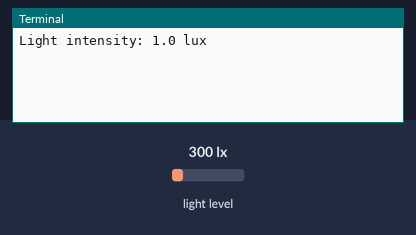
Bench run of a program on a simulated Raspberry Pi (BCM pin numbers). On the bench: the last lines printed to the terminal. Inputs (shaded band) come from the test bench; at power-on: light level 300 lx.

Above: at 1.2 s.
1.3 s: light level set to 40 lx
At 2.9 s:
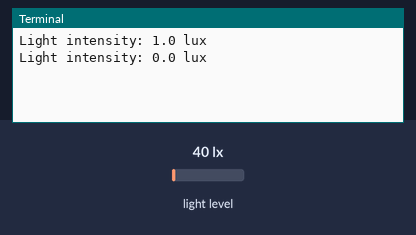
4.0 s: light level set to 500 lx
At 4.6 s:
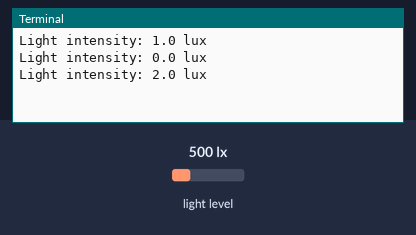
Timing chart, 0 to 7.0 s (numbered marks = the images above; inputs shaded):
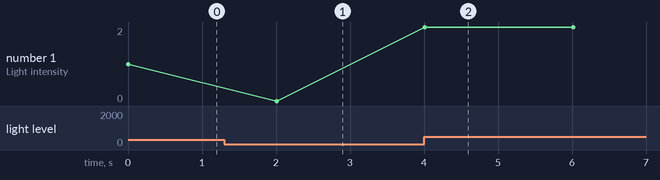

The program:

gy30_intensity.py
```python
#assumes HY30 sensor is set up to the 12C bus on the Pi
#first need to install smbus library with pip install smbus
# Import the necessary libraries
import smbus
import time

# Set the I2C address of the GY-30 sensor
address = 0x23

# Initialize the I2C bus
bus = smbus.SMBus(1)

# Main loop to read the sensor data and display it
while True:
    # Read the light intensity from the sensor
    light_intensity = bus.read_i2c_block_data(address, 0x10)[0]

    # Display the light intensity in an easy-to-read format
    print("Light intensity: {0:0.1f} lux".format(light_intensity))

    # Wait a few seconds before reading the sensor again
    time.sleep(2)
```

Measured:
- after the input at 1.3 s, the terminal: prints a new line after 0.71 s (image 1)
- after the input at 4.0 s, the terminal: prints a new line at once (image 2)
- plotted number 1: 1 → 0 after the input at 1.3 s, 0 → 2 after the input at 4.0 s
